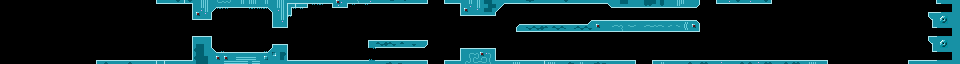

Tiled map render using the project's own tile images. Description and the map definition, with tile-layer contents summarised, below:
An orthogonal 240x16 tile map with 4x4 px tiles, 1 tile layer (Tile Layer 1).

<map version="1.0" orientation="orthogonal" renderorder="right-down" width="240" height="16" tilewidth="4" tileheight="4" nextobjectid="1">
 <tileset firstgid="1" name="spacebase" tilewidth="4" tileheight="4">
  <image source="tilebank_spacebase.png" width="64" height="8" />
 </tileset>
 <layer name="Tile Layer 1" width="240" height="16">
  <data>[3840 cells, 3840 non-empty, 23 distinct tile ids]</data>
 </layer>
</map>
